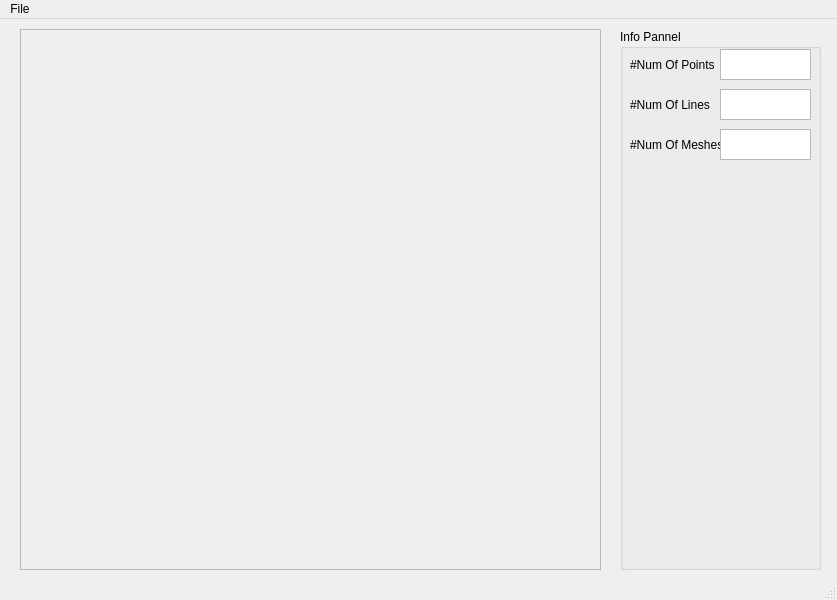
<?xml version="1.0" encoding="UTF-8"?>
<ui version="4.0">
 <class>MainWindow</class>
 <widget class="QMainWindow" name="MainWindow">
  <property name="geometry">
   <rect>
    <x>0</x>
    <y>0</y>
    <width>837</width>
    <height>600</height>
   </rect>
  </property>
  <property name="windowTitle">
   <string>MainWindow</string>
  </property>
  <widget class="QWidget" name="centralwidget">
   <widget class="QFrame" name="mainFrame">
    <property name="geometry">
     <rect>
      <x>20</x>
      <y>10</y>
      <width>581</width>
      <height>541</height>
     </rect>
    </property>
    <property name="toolTip">
     <string>&lt;html&gt;&lt;head/&gt;&lt;body&gt;&lt;p&gt;Mesh Showing Frame&lt;/p&gt;&lt;/body&gt;&lt;/html&gt;</string>
    </property>
    <property name="frameShape">
     <enum>QFrame::StyledPanel</enum>
    </property>
    <property name="frameShadow">
     <enum>QFrame::Raised</enum>
    </property>
    <zorder>label</zorder>
   </widget>
   <widget class="QGroupBox" name="groupBox">
    <property name="geometry">
     <rect>
      <x>620</x>
      <y>10</y>
      <width>201</width>
      <height>541</height>
     </rect>
    </property>
    <property name="title">
     <string>Info Pannel</string>
    </property>
    <widget class="QLabel" name="label">
     <property name="geometry">
      <rect>
       <x>10</x>
       <y>20</y>
       <width>91</width>
       <height>31</height>
      </rect>
     </property>
     <property name="text">
      <string>#Num Of Points</string>
     </property>
    </widget>
    <widget class="QTextBrowser" name="NumOfPoints">
     <property name="geometry">
      <rect>
       <x>100</x>
       <y>20</y>
       <width>91</width>
       <height>31</height>
      </rect>
     </property>
    </widget>
    <widget class="QTextBrowser" name="NumOfLines">
     <property name="geometry">
      <rect>
       <x>100</x>
       <y>60</y>
       <width>91</width>
       <height>31</height>
      </rect>
     </property>
    </widget>
    <widget class="QLabel" name="label_2">
     <property name="geometry">
      <rect>
       <x>10</x>
       <y>60</y>
       <width>91</width>
       <height>31</height>
      </rect>
     </property>
     <property name="text">
      <string>#Num Of Lines</string>
     </property>
    </widget>
    <widget class="QLabel" name="label_3">
     <property name="geometry">
      <rect>
       <x>10</x>
       <y>100</y>
       <width>91</width>
       <height>31</height>
      </rect>
     </property>
     <property name="text">
      <string>#Num Of Meshes</string>
     </property>
    </widget>
    <widget class="QTextBrowser" name="NumOfCells">
     <property name="geometry">
      <rect>
       <x>100</x>
       <y>100</y>
       <width>91</width>
       <height>31</height>
      </rect>
     </property>
    </widget>
   </widget>
  </widget>
  <widget class="QMenuBar" name="menubar">
   <property name="geometry">
    <rect>
     <x>0</x>
     <y>0</y>
     <width>837</width>
     <height>21</height>
    </rect>
   </property>
   <widget class="QMenu" name="menuWhat">
    <property name="title">
     <string>File</string>
    </property>
    <addaction name="actionMesh"/>
    <addaction name="actionColor"/>
    <addaction name="separator"/>
    <addaction name="actionExit"/>
   </widget>
   <addaction name="menuWhat"/>
  </widget>
  <widget class="QStatusBar" name="statusbar"/>
  <action name="actionMesh">
   <property name="text">
    <string>Open Mesh</string>
   </property>
  </action>
  <action name="actionColor">
   <property name="text">
    <string>Open Color</string>
   </property>
  </action>
  <action name="actionExit">
   <property name="text">
    <string>Exit</string>
   </property>
  </action>
 </widget>
 <resources/>
 <connections/>
</ui>
